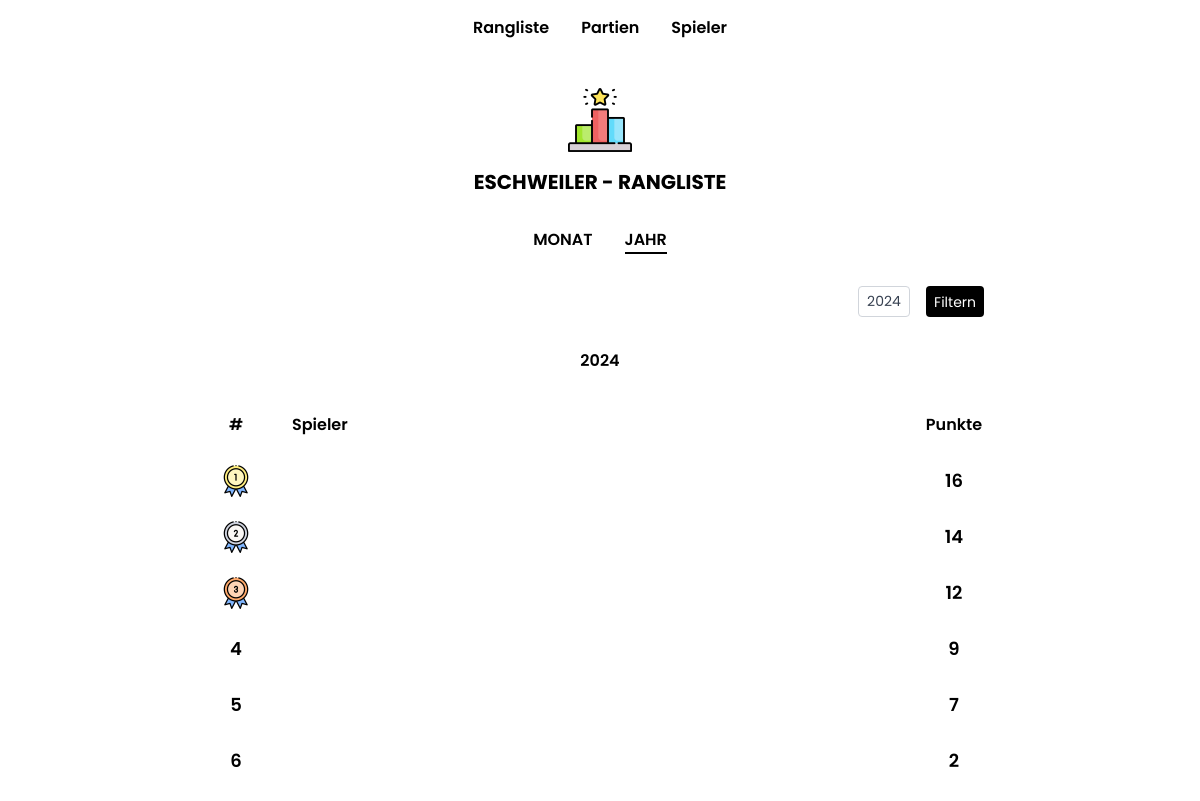
Page /year/ on the earlier database version.
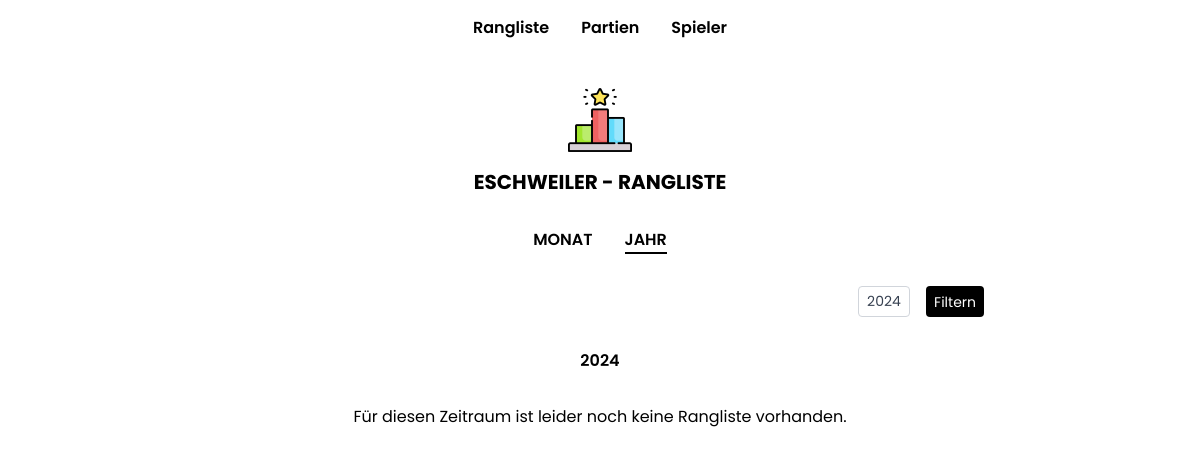
Same page on the later database version.
### boule/models.py (models this page shows, shortened)
class Player(models.Model):
    first_name = models.CharField(max_length=255)
    last_name = models.CharField(max_length=255, blank=True)
    class Meta:
        unique_together = ["first_name", "last_name"]

### boule/views.py (the view)
# urls.py: path("year/", RankingYearView.as_view(), name="ranking-year"),
class RankingYearView(View):
    def get(self, request, *args, **kwargs):
        year = request.GET.get("year", datetime.now().year)
        players = Player.objects.all()
        if players:
            start = time.time()
            ranking = calc_year_ranking(players, year=year)
            end = time.time()
            duration = end - start
            print(f"Duration: {duration*1000} ms")
        else:
            ranking = {}
        current_year = datetime.now().year
        years = reversed(range(current_year - 4, current_year + 1))
        return render(
            request,
            "ranking/year.html",
            {
                "ranking": ranking,
                "years": years,
                "selected_year": year,
            },
        )

### boule/services.py (called while the page is built)
def calc_ranking_score(wins, losses, points_plus, points_minus):
    return math.ceil(max((wins * 2 - losses), 0) * min((points_plus / points_minus), 2))

def calc_win_bonus(loser_score):
    if loser_score == 0:
        return 0.5
    elif loser_score == 1:
        return 0.25
    elif loser_score == 2:
        return 0.1
    else:
        return 0

def calc_loss_bonus(loser_score):
    if loser_score == 12:
        return 0.5
    elif loser_score == 11:
        return 0.25
    elif loser_score == 10:
        return 0.1
    else:
        return 0

def calc_ranking(scores):
    sorted_scores = sorted(scores.items(), key=lambda x: x[1], reverse=True)
    ranking = defaultdict(list)
    rank = 0
    prev_score = None
    skip_ranks = 1
    for player, score in sorted_scores:
        if score != prev_score:
            rank += skip_ranks
            skip_ranks = 1
        else:
            skip_ranks += 1
        ranking[rank].append((player, score))
        prev_score = score
    return dict(ranking)

### boule/templates/ranking/year.html (shortened to what this page needs)
{% extends 'ranking/ranking.html' %}
{% load static %}
{% block ranking %}
<div class="flex justify-center space-x-8 font-semibold uppercase"">
    <a href=" {% url 'ranking-month' %}">
    <h2 class="hover:hover:text-blue-600">
        Monat
    </h2>
    </a>
    <h2 class="border-b-2 border-black">
        Jahr
    </h2>
</div>
<form action="{% url 'ranking-year' %}" method="get" class="flex space-x-2 md:space-x-4 justify-end items-end">
    <div>
        <select name="year" id="year"
            class="bg-white focus:outline-none border border-gray-300 rounded py-1 px-2 block w-full appearance-none leading-normal text-gray-700 text-sm">
            {% for year in years %}
            <option value={{year}}>{{ year }}</option>
            {% endfor %}
        </select>
    </div>
    <input type="submit" value="Filtern"
        class="py-1 px-2 h-[31px] bg-black text-sm text-white rounded hover:cursor-pointer">
</form>
<div class="flex justify-center space-x-4 font-semibold">
    <div>
        {{selected_year}}
    </div>
</div>
{% if ranking %}
<div class="space-y-4">
    <div class="flex font-semibold items-center space-x-4 md:space-x-8">
        <div class="p-1 w-10 h-10 flex justify-center items-center">#</div>
        <div class="p-1 text-start flex-grow flex items-center">Spieler</div>
        <div class="p-1 w-[60px] justify-center flex items-center">Punkte</div>
    </div>
    {% for rank, players in ranking.items %}
    {% for player, score in players %}
    <a href="{% url 'player-stats-year' player.id %}"
        class="flex text-lg font-semibold items-center space-x-4 md:space-x-8 rounded hover:bg-gray-100">
        <div class="p-1 w-10 h-10 flex justify-center items-center">
            {% if rank == 1 %}
            <img src="{% static 'images/first-place-color.png' %}" alt="">
            {% elif rank == 2 %}
            <img src="{% static 'images/second-place-color.png' %}" alt="">
            {% elif rank == 3 %}
            <img src="{% static 'images/third-place-color.png' %}" alt="">
            {% else %}
            {{ rank }}
            {% endif %}
        </div>
        <div class="p-1 text-start text-lg grow h-6 flex items-center">
        </div>
        <div class="p-1 w-[60px] justify-center text-lg h-6 flex items-center">{{ score }}</div>
    </a>
    {% endfor %}
    {% endfor %}
</div>
{% else %}
<div class="w-full text-center">Für diesen Zeitraum ist leider noch keine Rangliste vorhanden.</div>
{% endif %}
{% endblock %}

Differences in the rows shown:
no longer on this page (row edited): Player: score "16"
removed Player: score "14"
no longer on this page (row edited): Player: score "12"
removed Player: rank "4", score "9"
removed Player: rank "5", score "7"
removed Player: rank "6", id "2"
Other differences:
text no longer shown: "# Spieler Punkte"
text now shown: "Für diesen Zeitraum ist leider noch keine Rangliste vorhanden."
